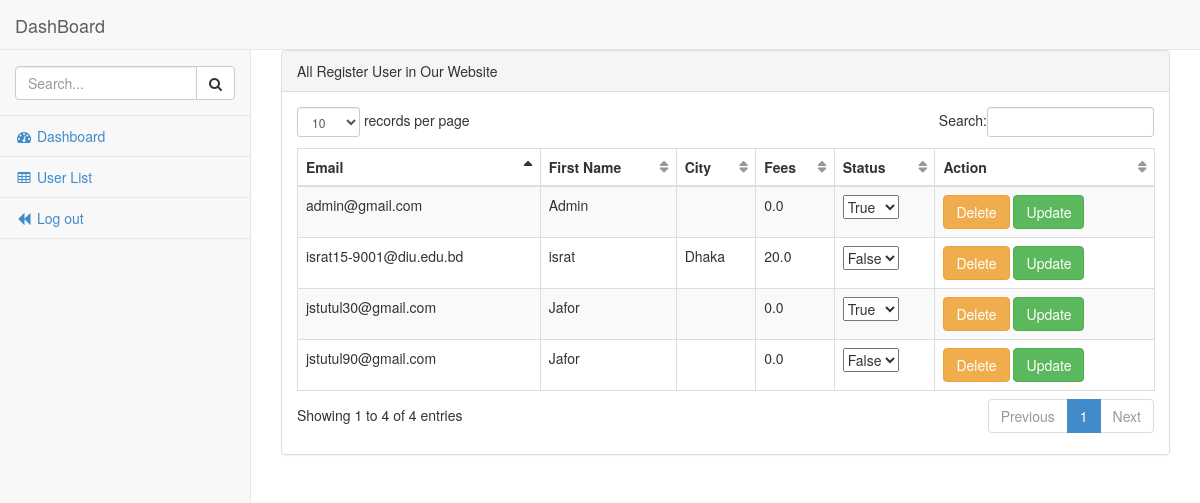
The app's page /user/user-list/ (signed in) with its own data.
### accounts/models.py (models this page shows, shortened)
class CustomUser(AbstractBaseUser):
    email = models.EmailField(max_length=255,unique=True,verbose_name='Email')
    first_name = models.CharField(max_length=20,verbose_name='First Name')
    last_name = models.CharField(max_length=20,verbose_name='Last Name')
    city = models.CharField(max_length=20,verbose_name='City Name')
    register_free= models.FloatField(default=0.0)
    purpose = models.TextField(max_length=200,blank=False)
    username = None
    USERNAME_FIELD = 'email'
    REQUIRED_FIELDS = ('first_name','last_name')
    is_active = models.BooleanField(default=False)
    is_staff = models.BooleanField(default=False)
    is_superuser = models.BooleanField(default=False)
    is_varified = models.BooleanField(default=False)
    created_at = models.DateTimeField(auto_now_add=True,blank=True, null=True)
    updated_at = models.DateTimeField(auto_now=True)
    objects = UserManager()
    class Meta:
        verbose_name_plural='users'

### accounts/views.py (the view)
# urls.py: path('user-list/',views.UserList,name="userlist"),
def UserList(request):
    if request.user.is_superuser:
        user =User.objects.all()
        return render(request,'dashboard/tables.html',{'us':user})
    else:
        return HttpResponse("You not allow to this page")

### templates/dashboard/tables.html (shortened to what this page needs)
<!DOCTYPE html>
<html>
{% load static %}
<head>
    <link href="{% static 'dashboard/css/bootstrap.min.css' %}" rel="stylesheet">
    <link href="{% static 'dashboard/font-awesome/css/font-awesome.css' %}" rel="stylesheet">
    <link href="{% static 'dashboard/css/plugins/dataTables/dataTables.bootstrap.css' %}" rel="stylesheet">
    <link href="{% static 'dashboard/css/sb-admin.css' %}" rel="stylesheet">
</head>
<body>
    <div id="wrapper">
        <nav class="navbar navbar-default navbar-fixed-top" role="navigation" style="margin-bottom: 0">
            <div class="navbar-header">
                <a class="navbar-brand" href="index.html">DashBoard</a>
            </div>
            <div class="navbar-default navbar-static-side" role="navigation">
                <div class="sidebar-collapse">
                    <ul class="nav" id="side-menu">
                        <li class="sidebar-search">
                            <div class="input-group custom-search-form">
                                <input type="text" class="form-control" placeholder="Search...">
                                <span class="input-group-btn">
                                <button class="btn btn-default" type="button">
                                    <i class="fa fa-search"></i>
                                </button>
                            </span>
                            </div>
                        </li>
                        <li>
                            <a href="{% url 'dash' %}"><i class="fa fa-dashboard fa-fw"></i> Dashboard</a>
                        </li>
                        {% if request.user.is_superuser %}
                        <li>
                            <a href="{% url 'userlist' %}"><i class="fa fa-table fa-fw"></i> User List</a>
                        </li>
                        {% endif %}
                         <li>
                            <a href="{% url 'logout' %}"><i class="fa fa-backward fa-fw"></i> Log out</a>
                        </li>
                    </ul>
                </div>
            </div>
        </nav>
        <div id="page-wrapper">
            <div class="row">
                <div class="col-lg-12">
                    <div class="panel panel-default">
                        <div class="panel-heading">
                           All Register User in Our Website
                        </div>
                        <div class="panel-body">
                            <div class="table-responsive">
                                <table class="table table-striped table-bordered table-hover" id="dataTables-example">
                                    <thead>
                                        <tr>
                                            <th>Email</th>
                                            <th>First Name</th>
                                            <th>City</th>
                                            <th>Fees</th>
                                            <th>Status</th>
                                            <th>Action</th>
                                        </tr>
                                    </thead>
                                    <tbody>
                                    {% for u in us %}
                                        <tr class="gradeA">
                                            <td>{{ u.email }}</td>
                                            <td>{{ u.first_name }}</td>
                                            <td>{{ u.city }}</td>
                                            <td>{{ u.register_free }}</td>
                                        <form method="post" action="{% url 'update' u.id %}">{% csrf_token %}
                                            <td class="center">
                                                <select id="userc" name="userc">
                                                    {% if u.is_varified == False %}
                                                     <option value="{{u.is_varified}}" selected>{{u.is_varified}}</option>
                                                    {% else %}
                                                     <option value="{{u.is_varified}}" selected>{{u.is_varified}}</option>
                                                    {% endif %}
                                                </select>
                                            </td>
                                            <td class="center">
                                                <a href="{% url 'delete' u.id %}" class="btn btn-warning">Delete</a>
                                                <button type="submit" class="btn btn-success" >Update</button>
                                            </td>
                                        </form>
                                        </tr>
                                    {% endfor %}
                                    </tbody>
                                </table>
                            </div>
                        </div>
                    </div>
                </div>
            </div>
        </div>
    </div>
</body>
</html>

### static/dashboard/css/sb-admin.css (style rules this page uses)
body { padding-top: 100px; background-color: #f8f8f8; }
@media (min-width:768px) { body { padding-top: 50px; } }
#wrapper { width: 100%; }
#page-wrapper { padding: 0 15px; min-height: 568px; background-color: #fff; }
@media (min-width:768px) { #page-wrapper { position: inherit; margin: 0 0 0 250px; padding: 0 30px; min-height: 1300px; border-left: 1px solid #e7e7e7; } }
.navbar-static-side ul li { border-bottom: 1px solid #e7e7e7; }
.sidebar-search { padding: 15px; }
@media (min-width:768px) { .navbar-static-side { z-index: 1; position: absolute; width: 250px; margin-top: 51px; } }
table.dataTable thead .sorting, table.dataTable thead .sorting_asc, table.dataTable thead .sorting_desc, table.dataTable thead .sorting_asc_disabled, table.dataTable thead .sorting_desc_disabled { background: transparent; }
table.dataTable thead .sorting_asc:after { content: "\f0de"; float: right; font-family: fontawesome; }
table.dataTable thead .sorting:after { content: "\f0dc"; float: right; font-family: fontawesome; color: rgba(50,50,50,.5); }

### records on screen
CustomUser: email "jstutul30@gmail.com", first_name "Jafor", register_free "0.0", userc "True"
CustomUser: email "admin@gmail.com", first_name "Admin", register_free "0.0", userc "True"
CustomUser: email "jstutul90@gmail.com", first_name "Jafor", register_free "0.0", userc "False"
CustomUser: email "israt15-9001@diu.edu.bd", first_name "israt", city "Dhaka", register_free "20.0", userc "False"
